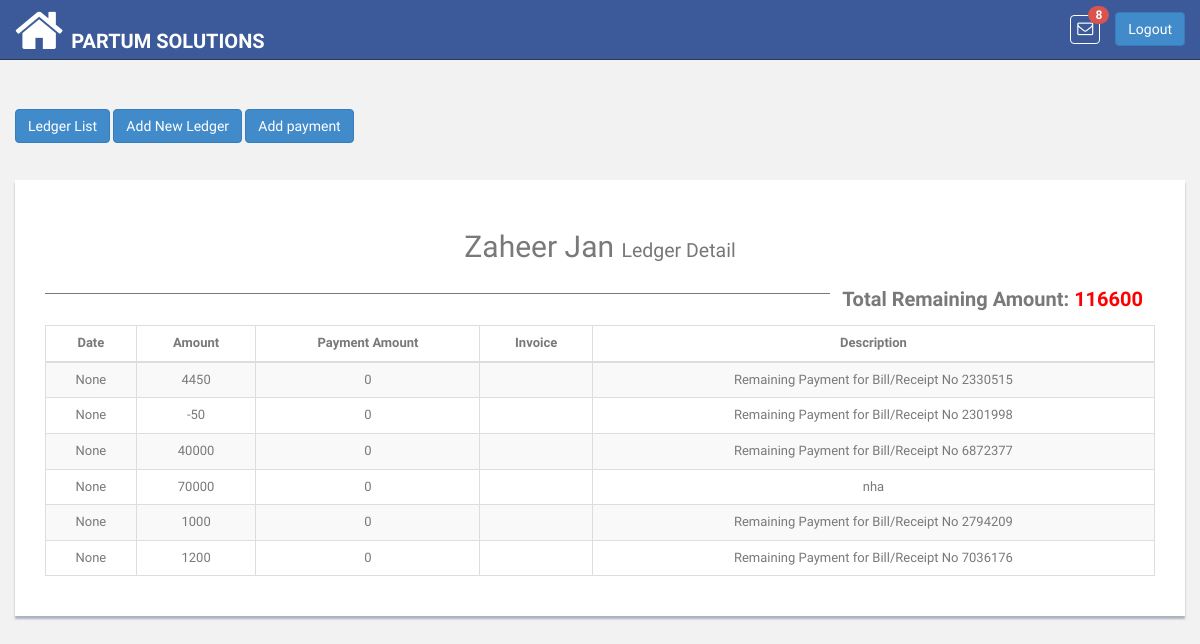
Page /ledger/customer/2/ledger/details/ (signed in) on the committed database.
### pis_retailer/models.py (models this page shows, shortened)
class RetailerUser(models.Model):
    ROLE_TYPE_OWNER = 'owner'
    ROLE_TYPE_DATA_ENTRY_USER = 'data_entry_user'
    ROLE_TYPE_SALESMAN = 'salesman'
    ROLE_TYPE_VIEW_ACCOUNT = 'account_viewer'
    ROLE_TYPE_LEDGER_VIEW = 'ledger_viewer'
    ROLE_TYPES = (
        (ROLE_TYPE_OWNER, 'Owner'),
        (ROLE_TYPE_DATA_ENTRY_USER, 'Data Entry User'),
        (ROLE_TYPE_SALESMAN, 'Salesman'),
        (ROLE_TYPE_VIEW_ACCOUNT, 'Account Viewer'),
        (ROLE_TYPE_LEDGER_VIEW, 'Ledger Viewer'),
    )
    user = models.OneToOneField(User, related_name='retailer_user',on_delete=models.CASCADE)
    retailer = models.ForeignKey(Retailer, related_name='u_retailer',on_delete=models.CASCADE)
    role_type = models.CharField(
        max_length=100, choices=ROLE_TYPES, default=ROLE_TYPE_OWNER
    )

class Retailer(DatedModel):
    name = models.CharField(max_length=100)
    slug = models.SlugField(blank=False)
    package = models.CharField(max_length=200, null=True, blank=True)
    package_price = models.CharField(max_length=200, null=True, blank=True)
    package_expiry = models.DateField(blank=True, null=True)
    logo = models.ImageField(
        upload_to='images/retailer/logo/', max_length=1024,
        blank=True, null=True
    )

### pis_com/models.py (models this page shows, shortened)
class Customer(models.Model):
    retailer = models.ForeignKey(
        'pis_retailer.Retailer',
        related_name='retailer_customer',
        on_delete=models.CASCADE
    )
    customer_name = models.CharField(max_length=200)
    customer_phone = models.CharField(max_length=20, blank=True, null=True)
    customer_type=models.CharField(max_length=200, default='customer', blank=True, null=True)
    address = models.TextField(max_length=500, blank=True,null=True)
    shop = models.CharField(max_length=200, blank=True, null=True)

### pis_ledger/models.py (models this page shows, shortened)
class Ledger(DatedModel):
    retailer = models.ForeignKey(
        'pis_retailer.Retailer', related_name='retailer_ledger', blank=True, null=True,on_delete=models.CASCADE)
    customer = models.ForeignKey(
        'pis_com.Customer', related_name='customer_ledger',on_delete=models.CASCADE
    )
    invoice = models.ForeignKey(
        'pis_sales.SalesHistory', related_name='ledger_invoice',
        blank=True, null=True,on_delete=models.CASCADE
    )
    person=models.CharField(max_length=200, default='customer', blank=True, null=True)
    amount = models.DecimalField(
        max_digits=65, decimal_places=2, default=0, blank=True, null=True
    )
    payment = models.DecimalField(
        max_digits=65, decimal_places=2, default=0, blank=True, null=True
    )
    payment_type = models.CharField(max_length=200, blank=True, null=True)
    description = models.TextField(max_length=200, blank=True, null=True)
    dated = models.DateField(null=True, blank=True)

### pis_ledger/views.py (the view)
# urls.py: re_path(r'^customer/(?P<customer_id>\d+)/ledger/details/$',CustomerLedgerDetailsView.as_view(),name='customer_ledger_detail'),
class CustomerLedgerDetailsView(TemplateView):
    template_name = 'ledger/customer_ledger_details.html'
    def dispatch(self, request, *args, **kwargs):
        if not self.request.user.is_authenticated:
            return HttpResponseRedirect(reverse('login'))
        return super(
            CustomerLedgerDetailsView, self).dispatch(request, *args, **kwargs)
    def get_context_data(self, **kwargs):
        context = super(
            CustomerLedgerDetailsView, self).get_context_data(**kwargs)
        try:
            customer = Customer.objects.get(
                id=self.kwargs.get('customer_id')
            )
        except Customer.DoesNotExist:
            raise Http404
        ledgers = customer.customer_ledger.all()
        if ledgers:
            ledger_total = ledgers.aggregate(Sum('amount'))
            ledger_total = float(ledger_total.get('amount__sum'))
            context.update({
            })
        else:
            ledger_total = 0
        if ledgers:
            payment_total = ledgers.aggregate(Sum('payment'))
            payment_total = float(payment_total.get('payment__sum'))
            context.update({
            })
        else:
            payment_total = 0
        context.update({
            'customer': customer,
            'ledgers': ledgers.order_by('-dated'),
            'ledger_total': '%g' % ledger_total,
            'payment_total': '%g' % payment_total,
            'remaining_amount': '%g' % (ledger_total - payment_total)
        })
        return context

### pis_com/templatetags/template_tags.py (called while the page is built)
@register.simple_tag
def product_notifications(retailer_id):
    return Product.objects.filter(retailer__id=retailer_id)

### pis_product/models.py (called while the page is built)
    def product_available_items(self):
        try:
            obj_stock_in = self.stockin_product.aggregate(Sum('quantity'))
            stock_in = float(obj_stock_in.get('quantity__sum'))
        except:
            stock_in = 0
        try:
            obj_stock_out = self.stockout_product.aggregate(
                Sum('stock_out_quantity'))
            stock_out = float(obj_stock_out.get('stock_out_quantity__sum'))
        except:
            stock_out = 0
        return  stock_in - stock_out

### templates/ledger/customer_ledger_details.html (shortened to what this page needs)
{% extends 'base.html' %}
{% block content %}
<br>
<a href="{% url 'ledger:customer_ledger_list'%}"><button type="button" id="back-customer" class="btn btn-primary" id="load" data-loading-text="<i class='fa fa-circle-o-notch fa-spin'></i>Processing">Ledger List</button></a>
<a href="{% url 'ledger:add_ledger' customer_id=customer.id %}"><button type="button" id="ledger-customer" class="btn btn-primary" id="load" data-loading-text="<i class='fa fa-circle-o-notch fa-spin'></i>Processing">Add New Ledger</button></a>
<a href="{% url 'ledger:add_payment' customer_id=customer.id %}"><button type="button" id="payment-customer" class="btn btn-primary" id="load" data-loading-text="<i class='fa fa-circle-o-notch fa-spin'></i>Processing">Add payment</button></a>
<br><br><br>
<div class="container-fluid">
    <div class="row">
        <div class="content-panel">
            <div class="panel-body table-responsive">
            <h2 class="text-center">{{ customer.customer_name|title }} <small>Ledger Detail</small></h2>
            {% if ledgers %}
            <div class="col-lg-12 col-md-12 col-sm-12">
                        <div style="float: right; padding: 12px; font-size: 20px">
                            <strong style="float: right">Total Remaining Amount: <span style="color: red">{{ remaining_amount|floatformat:-2 }}</span></strong>
                        </div>
                        <hr>
                        <table class="table table-striped table-advance table-bordered table-hover ledger-table table-responsive">
                            <thead>
                            <tr>
                                <th class="text-center">Date</th>
                                <th class="text-center">Amount</th>
                                <th class="text-center">Payment Amount</th>
                                <th class="text-center">Invoice</th>
                                <th class="text-center">Description</th>
                            </tr>
                            </thead>
                            <tbody class="item-table-body text-center">
                            {% for ledger in ledgers %}
                            <tr>
                                <td>{{ ledger.dated }}</td>
                                <td>{{ ledger.amount|floatformat:-2}}</td>
                                <td>{{ ledger.payment|floatformat:-2}}</td>
                                <td>{{ ledger.invoice.receipt_no }}</td>
                                <td>{{ ledger.description }}</td>
                            </tr>
                            {% endfor %}
                            </tbody>
                        </table>
                {% endif %}
                    </div>
                </div>
            </div>
        </div>
    </div>
{% endblock %}

### templates/base.html (shortened to what this page needs)
<!DOCTYPE html>
<html lang="en" xmlns="http://www.w3.org/1999/html">
{% load static %}
{% load template_tags %}
<head>
    <link href="{% static 'css/bootstrap.css' %}" rel="stylesheet">
    <link href="{% static 'font-awesome/css/font-awesome.css' %}" rel="stylesheet" />
    <link rel="stylesheet" type="text/css" href="{% static 'css/zabuto_calendar.css' %}">
    <link rel="stylesheet" type="text/css" href="{% static 'js/gritter/css/jquery.gritter.css' %}" />
    <link rel="stylesheet" type="text/css" href="{% static 'lineicons/style.css' %}">
    <link href="{% static 'css/style.css' %}" rel="stylesheet">
    <link href="{% static 'css/style-responsive.css' %}" rel="stylesheet">
    <link href="{% static 'css/profileImage.css' %}" rel="stylesheet" type="text/css"/>
    <link href="{% static 'css/sweetalert2.min.css' %}" rel="stylesheet" />
</head>
<body>
<section id="container" >
    <header class="header black-bg">
        <a href="{% url 'index' %}" class="home_icon" style="float:left"><i class="fa fa-home fa-4x" aria-hidden="true"></i></a>
        <a href="{% url 'index' %}" class="logo"><b>{{ request.user.retailer_user.retailer.name }}</b></a>
        <div class="right_div">
            <div class="nav notify-row" id="top_menu">
                {% product_notifications retailer_id=request.user.retailer_user.retailer.id as p_n %}
                <ul class="nav top-menu">
                    <li id="header_inbox_bar" class="dropdown">
                        <a data-toggle="dropdown" class="dropdown-toggle msg" href="index.html#">
                            <i class="fa fa-envelope-o"></i> <span class="badge badge-danger notification_count" style="background: #d9534f"></span>
                        </a>
                    </li>
                </ul>
            </div>
            <div class="top-menu">
                <a tabindex="logout" class="btn btn-primary" href="{% url 'logout' %}" style="margin-top: 12px;">Logout</a>
            </div>
        </div>
    </header>
    <section class="wrapper">
        {% block content %}{% endblock %}
    </section>
</section>
</body>
</html>

### app_static/css/style.css (style rules this page uses)
body { color: #797979; background: #f2f2f2; font-family: 'Ruda', sans-serif; padding: 0px !important; margin: 0px !important; font-size:13px; }
ul li { list-style: none; }
a, a:hover, a:focus { text-decoration: none; outline: none; }
#container { width: 100%; height: 100%; }
hr { margin-top: 20px; margin-bottom: 20px; border: 0; border-top: 1px solid #797979; }
.header, .footer { min-height: 60px; padding: 0 15px; }
.header { position: fixed; left: 0; right: 0; z-index: 1002; }
.black-bg { background: #3C5A99; border-bottom: 1px solid #2B3D4A; }
.wrapper { display: inline-block; margin-top: 90px; padding-left: 15px; padding-right: 15px; padding-bottom: 15px; padding-top: 0px; width: 100%; }
a.logo { font-size: 20px; color: #ffffff; float: left; margin-top: 27px; text-transform: uppercase; }
a.logo b { font-weight: 900; }
#top_menu .nav > li, ul.top-menu > li { float: left; }
.notify-row { float: left; margin-top: 15px; margin-left: 92px; }
ul.top-menu > li > a { color: #666666; font-size: 16px; border-radius: 4px; -webkit-border-radius: 4px; border:1px solid #68dff0; padding: 2px 6px; margin-right: 15px; }
.notify-row .badge { position: absolute; right: -10px; top: -10px; z-index: 100; }
.content-panel { background: #ffffff; box-shadow: 0px 3px 2px #aab2bd; padding-top: 15px; padding-bottom: 5px; }

### templates/base.html (style rules this page uses)
.msg { color: #fff !important; border:none !important; border: 1px solid #fff !important; }
.right_div { float:right; }
.notify-row { margin-left: -45px !important; }
.home_icon { float:left; color:#fff; margin-right:8px; margin-top:5px; }

### rows in the picture
Customer: customer_name "Zaheer Jan"
Ledger: dated "None", amount "4450", payment "0", description "Remaining Payment for Bill/Receipt No 2330515"
Ledger: dated "None", amount "-50", payment "0", description "Remaining Payment for Bill/Receipt No 2301998"
Ledger: dated "None", amount "40000", payment "0", description "Remaining Payment for Bill/Receipt No 6872377"
Ledger: dated "None", amount "70000", payment "0", description "nha"
Ledger: dated "None", amount "1000", payment "0", description "Remaining Payment for Bill/Receipt No 2794209"
Ledger: dated "None", amount "1200", payment "0", description "Remaining Payment for Bill/Receipt No 7036176"

### other values in the picture
{{ request.user.retailer_user.retailer.name }} "PARTUM SOLUTIONS"
{{ remaining_amount|floatformat:-2 }} "116600"
